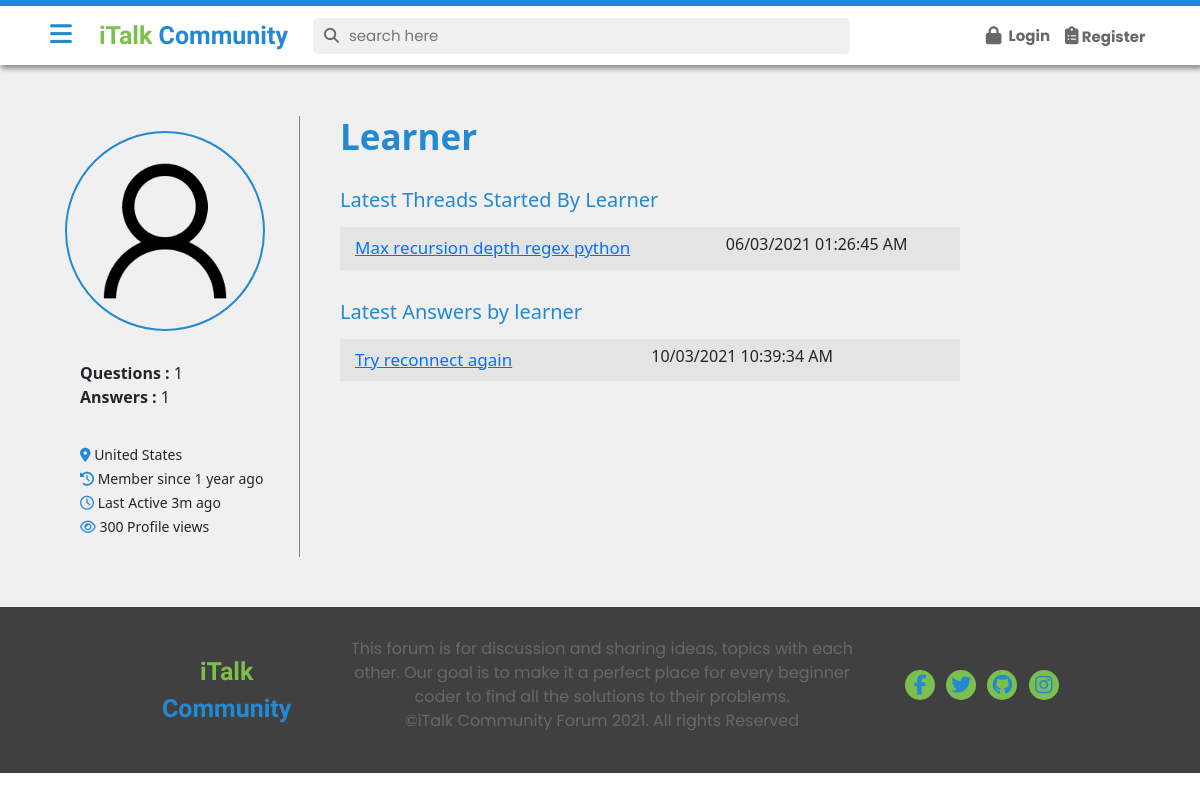
Page /user.php?v=4 on the committed database.
### tables this page shows
CREATE TABLE `users_23` (
  `user_id` int(7) NOT NULL,
  `username` varchar(23) NOT NULL,
  `email` varchar(255) NOT NULL,
  `password` varchar(255) NOT NULL,
  `user_description` text NOT NULL,
  `user_img` varchar(255) NOT NULL,
  `timestamp` datetime NOT NULL DEFAULT current_timestamp()
);

CREATE TABLE `threads` (
  `thread_id` int(7) NOT NULL,
  `thread_title` varchar(255) NOT NULL,
  `thread_desc` text NOT NULL,
  `thread_cat_id` int(7) NOT NULL,
  `thread_user_id` int(7) NOT NULL,
  `timestamp` datetime NOT NULL DEFAULT current_timestamp()
);

CREATE TABLE `comments` (
  `comment_id` int(11) NOT NULL,
  `comment_content` text NOT NULL,
  `thread_id` int(11) NOT NULL,
  `comment_by` varchar(30) NOT NULL,
  `comment_time` datetime NOT NULL DEFAULT current_timestamp()
);

### user.php (the view, shortened to what this page needs)
<?php
$user_id = $_GET['v'];
?>
<!DOCTYPE html>
<html lang="en">
<head>
    <link rel="stylesheet" href="https://cdnjs.cloudflare.com/ajax/libs/font-awesome/5.15.3/css/all.min.css">
    <link href="https://cdn.jsdelivr.net/npm/bootstrap@5.0.0-beta2/dist/css/bootstrap.min.css" rel="stylesheet">
    <link rel="stylesheet" href="style.css?v=<?php echo time(); ?>">
    <link rel="stylesheet" href="partials/css/partials.css?v=<?php echo time(); ?>">
    <link rel="stylesheet" href="css/user.css?v=<?php echo time(); ?>">
</head>
<body>
    <?php require "partials/_header.php"; ?>
    <div class="main-container">
        <?php require "partials/_sidenav.php" ?>
        <div class="_main" id="main">
            <div class="user">
                <div class="user-left">
                    <div>
                        <img src="assets/images/user.png" alt="">
                    </div>
                    <div class="user-activity">
                        <?php
                        $sql_thread_count = "SELECT * FROM `threads` WHERE thread_user_id = $user_id";
                        $res_thread_count = mysqli_query($conn, $sql_thread_count);
                        $thread_count = mysqli_num_rows($res_thread_count);
                        $sql_comment_count = "SELECT * FROM `comments` WHERE comment_by = $user_id";
                        $res_comment_count = mysqli_query($conn, $sql_comment_count);
                        $comment_count = mysqli_num_rows($res_comment_count);
                        echo '<ul>
                            <li><strong>Questions : </strong> ' . $thread_count . ' </li>
                            <li><strong>Answers : </strong> ' . $comment_count . ' </li>
                        </ul>';
                        ?>
                    </div>
                    <div class="user-data">
                        <ul>
                            <li><span class="icon"><i class="fas fa-map-marker-alt"></i></span> United States </li>
                            <li><span class="icon"><i class="fas fa-history"></i></span> Member since 1 year ago </li>
                            <li><span class="icon"><i class="far fa-clock"></i></span> Last Active 3m ago </li>
                            <li><span class="icon"><i class="far fa-eye"></i></span> 300 Profile views </li>
                        </ul>
                    </div>
                </div>
                <div class="user-right">
                    <?php
                    $sql = "SELECT * FROM `users_23` WHERE `user_id` = $user_id";
                    $res = mysqli_query($conn, $sql);
                    while ($row = mysqli_fetch_assoc($res)) {
                        $username = $row['username'];
                        $desc = $row['user_description'];
                    }
                    echo '<h1>' . $username . '</h1>
                            <p>' . $desc . '</p>';
                    ?>
                    <div class="user-threads">
                        <?php
                        $sql_thread = "SELECT * FROM `threads` WHERE thread_user_id=$user_id ";
                        $res_thread = mysqli_query($conn, $sql_thread);
                        while ($row_thread = mysqli_fetch_assoc($res_thread)) {
                            $thread_title = $row_thread['thread_title'];
                            $thread_time = $row_thread['timestamp'];
                            $thread_id = $row_thread['thread_id'];
                        ?>
                            <h2>Latest Threads Started by <?php echo $username; ?></h2>
                            <table class="table table-hover table-striped m-0">
                                <tbody>
                                    <tr>
                                    <?php
                                    echo '
                    <td class="thread"><a href="thread.php?thread_id='. $thread_id.'">' . $thread_title . ' </a></td>
                    <td>' . date("d/m/Y h:i:s A", strtotime($thread_time)) . '</td>';
                                }
                                    ?>
                                    </tr>
                                </tbody>
                            </table>
                    </div>
                    <?php
                    $sql_comment = "SELECT * FROM `comments` WHERE comment_by = $user_id";
                    $res_comment = mysqli_query($conn, $sql_comment);
                    while ($row_comment = mysqli_fetch_assoc($res_comment)) {
                        $comment = $row_comment['comment_content'];
                        $comment_time = $row_comment['comment_time'];
                        echo '
                            <div class="user-comments">
                    <h2>Latest Answers by ' . $username . '</h2>
                    <table class="table table-hover table-striped m-0">
                    <tbody>
                    <tr>
                    <td class="comments"><a href="#">' . $comment . ' </a></td>
                    <td>' . date("d/m/Y h:i:s A", strtotime($comment_time)) . '</td>
                    </tr>';
                    } ?>
                    </tbody>
                    </table>
                </div>
            </div>
        </div>
    </div>
    </div>
    <?php require "partials/_footer.php"; ?>
</body>
</html>

### style.css (style rules this page uses)
:root { --primary : #2389D3; --secondary : #7DBF4D; --dark : #191e1e; --light : #F0F0F0; --bgwhite : #f4f7f9; --pure: #fff; --grey :#686868; --bglight:#f0f0f0; }
*, *:before, *:after { margin: 0; padding: 0; box-sizing: border-box; }
html { font-size: 62.5%; -webkit-font-smoothing: antialiased; }
body { background: var(--pure); font-size: 1.6rem; }
div.main-container { padding: 0; margin-top: 6.6rem; }
.main ._main { margin: 0rem; padding: 5rem; position: relative; }

### css/user.css (style rules this page uses)
.user { display: flex; flex-wrap: wrap; }
.user .user-left { padding: 1rem; border-right: 1px solid grey; padding-right: 2rem; width: 25rem; }
.user .user-left img { border: 2px solid var(--primary); border-radius: 50%; width: 20rem; height: 20rem; margin: 0.5rem; margin-bottom: 3rem; }
.user .user-left .user-activity { margin-bottom: 3.5rem; }
.user .user-left .user-activity ul { list-style: none; }
.user .user-left .user-activity ul li { padding-right: 1rem; }
.user .user-left .user-data ul { list-style: none; }
.user .user-left .user-data ul li { font-weight: 400; font-size: 1.4rem; margin-bottom: 0.3rem; }
.user .user-left .user-data ul li span.icon { color: var(--primary); }
.user .user-right { padding-left: 4rem; width: 60%; }
.user .user-right h1 { color: var(--primary); font-size: 3.5rem; margin-bottom: 2rem; font-weight: 600; text-transform: capitalize; }
.user .user-right .user-threads { margin-bottom: 3rem; }
.user .user-right .user-threads h2 { font-size: 2rem; color: var(--primary); margin-bottom: 1.5rem; text-transform: capitalize; }
.user .user-right .user-threads table { width: 100%; }
.user .user-right .user-threads table tbody tr td.thread { font-weight: 400; font-size: 1.7rem; color: var(--dark); padding: 0.8rem 1.5rem; }
.user .user-right .user-comments { margin-bottom: 3rem; }
.user .user-right .user-comments h2 { font-size: 2rem; color: var(--primary); margin-bottom: 1.5rem; }
.user .user-right .user-comments table { width: 100%; }
.user .user-right .user-comments table tbody tr td.comments { font-weight: 400; font-size: 1.7rem; color: var(--primary); padding: 0.8rem 1.5rem; }

### rows in the picture
users_23: username "Learner", username "learner"
threads: thread_title "Max recursion depth regex python", timestamp "06/03/2021 01:26:45 AM"
comments: comment_content "Try reconnect again", comment_time "10/03/2021 10:39:34 AM"

### other values in the picture
$thread_count "1"
$comment_count "1"
